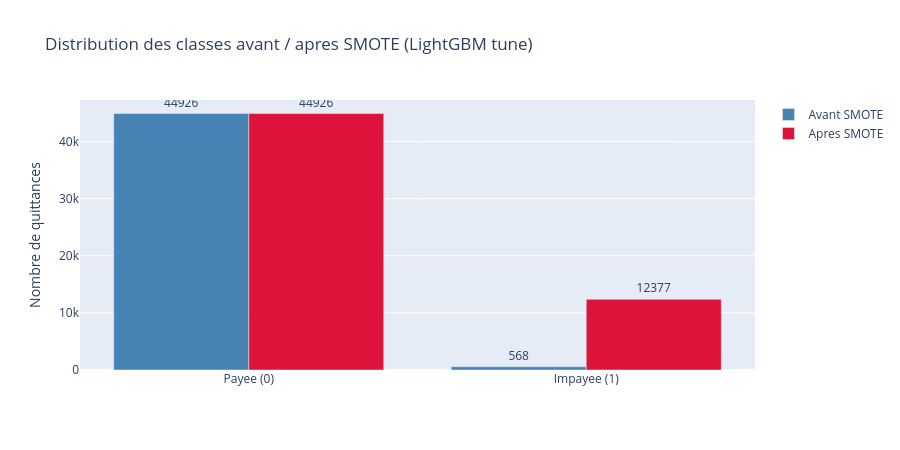

Notebook code cell kept with this figure:
### Markdown cell above
## 5bis. Effet du balancing des classes (SMOTE)

Le jeu d'entrainement est tres desequilibre (~1.3% d'impayes). On visualise la distribution des classes avant et apres l'application de SMOTE (ici sur la configuration retenue pour LightGBM tune) pour bien voir l'effet du sur-echantillonnage de la classe minoritaire.

### Code cell
import plotly.graph_objects as go

avant = y_train.value_counts().sort_index()
apres = pd.Series(y_res_l).value_counts().sort_index()

fig = go.Figure(data=[
    go.Bar(
        name='Avant SMOTE', x=['Payee (0)', 'Impayee (1)'],
        y=[avant.get(0, 0), avant.get(1, 0)], marker_color='steelblue',
        text=[avant.get(0, 0), avant.get(1, 0)], textposition='outside'
    ),
    go.Bar(
        name='Apres SMOTE', x=['Payee (0)', 'Impayee (1)'],
        y=[apres.get(0, 0), apres.get(1, 0)], marker_color='crimson',
        text=[apres.get(0, 0), apres.get(1, 0)], textposition='outside'
    ),
])
fig.update_layout(
    barmode='group',
    title='Distribution des classes avant / apres SMOTE (LightGBM tune)',
    yaxis_title='Nombre de quittances',
    height=450
)
fig.show()

ratio_avant = avant.get(1, 0) / max(avant.get(0, 0), 1) * 100
ratio_apres = apres.get(1, 0) / max(apres.get(0, 0), 1) * 100
print(f"Avant SMOTE : {avant.get(0, 0):,} payees / {avant.get(1, 0):,} impayees  (ratio impaye/paye = {ratio_avant:.2f}%)")
print(f"Apres SMOTE : {apres.get(0, 0):,} payees / {apres.get(1, 0):,} impayees  (ratio impaye/paye = {ratio_apres:.2f}%)")

### Figure 1 — Plotly figure (JSON) as saved in the notebook; plotly's stock layout.template omitted (floating-point values rounded to 4 significant figures)
{"data": [{"marker": {"color": "steelblue"}, "name": "Avant SMOTE", "text": ["44926", "568"], "textposition": "outside", "type": "bar", "x": ["Payee (0)", "Impayee (1)"], "y": [44926, 568]}, {"marker": {"color": "crimson"}, "name": "Apres SMOTE", "text": ["44926", "12377"], "textposition": "outside", "type": "bar", "x": ["Payee (0)", "Impayee (1)"], "y": [44926, 12377]}], "layout": {"barmode": "group", "height": 450, "title": {"text": "Distribution des classes avant / apres SMOTE (LightGBM tune)"}, "yaxis": {"title": {"text": "Nombre de quittances"}}}}
